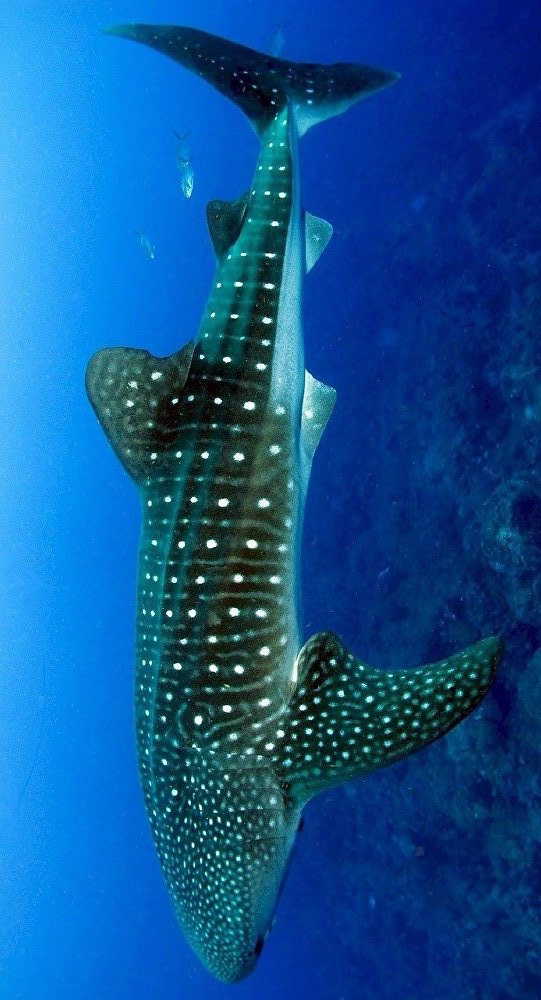
#> input picture imgs/tmp/11659837.jpg, 541 x 1000 px; its folder holds only this picture in this run
$ python convert.py
#> lines starting #> are read from the running program, lines starting #| are printed output that depends on the picture; after the words box and inside, x2 and y2 are one past the last pixel; in counts of white or black regions, pixels touching at a corner belong together
from __future__ import print_function
import cv2
from matplotlib import pyplot as plt
import numpy as np
from os import listdir
from os.path import isfile, join


mypath = './tmp/'

def convert_and_output(filepath, filename):
#> called with filepath = './tmp/11659837.jpg', filename = '11659837.jpg'
    filename = filename.split('.')[0]
    grid = cv2.imread(filepath)
#> grid is the input picture: shape (1000, 541, 3); mean B, G, R 148.3, 83.2, 14.7

    r = 384.0 / grid.shape[1]
#> r = 0.71
    dim = (384, int(grid.shape[0] * r))
#> dim = (384, 709)
    grid = cv2.resize(grid, dim)
#> grid: shape (709, 384, 3)

    grid_gray = cv2.cvtColor(grid, cv2.COLOR_BGR2GRAY)
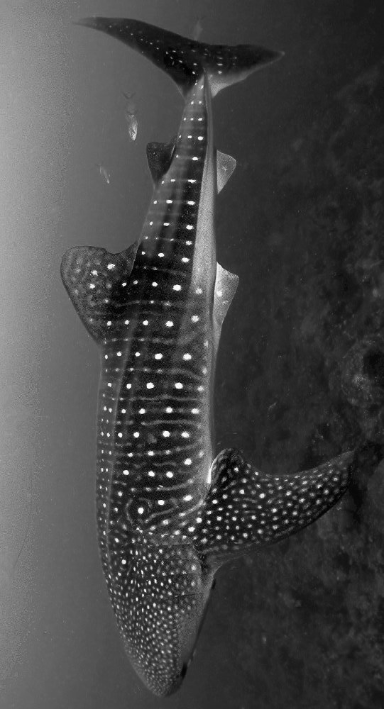
#> grid_gray: shape (709, 384); min 0, max 252, mean 70
    # ret,grid_thresh = cv2.threshold(grid_gray,90,255,cv2.THRESH_BINARY)
    # grid_thresh = cv2.adaptiveThreshold(grid_gray,255,cv2.ADAPTIVE_THRESH_GAUSSIAN_C,cv2.THRESH_BINARY,21,cv2.THRESH_OTSU)
    grid_thresh = cv2.adaptiveThreshold(grid_gray,255,cv2.ADAPTIVE_THRESH_GAUSSIAN_C,cv2.THRESH_BINARY,41,5)
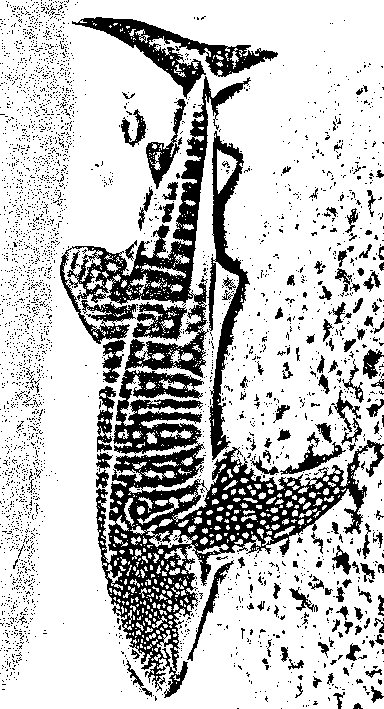
#> grid_thresh: shape (709, 384); 76.8% white; 3237 black regions (3097 under 20 px), largest, box (x1, y1, x2, y2) and area: (60, 76, 384, 698) 33968, (207, 131, 250, 460) 4101, (72, 17, 278, 99) 4075
    grid_thresh = 1*(grid_thresh<120)


    with open('./tmp/output/{0}.bytes'.format(filename), 'wb') as output:

        for line in grid_thresh:
            for pixel in range(0,len(line),8):
                output.write(bytes(line[pixel] | line[pixel+1] <<1| line[pixel+2] <<2|line[pixel+3] <<3|line[pixel+4] <<4|line[pixel+5] <<5| line[pixel+6] <<6|line[pixel+7] <<7))


for f in listdir(mypath):
    filepath = join(mypath, f)
    if isfile(filepath):
        convert_and_output(filepath, f)

$ run again, on imgs/tmp/dog.jpg
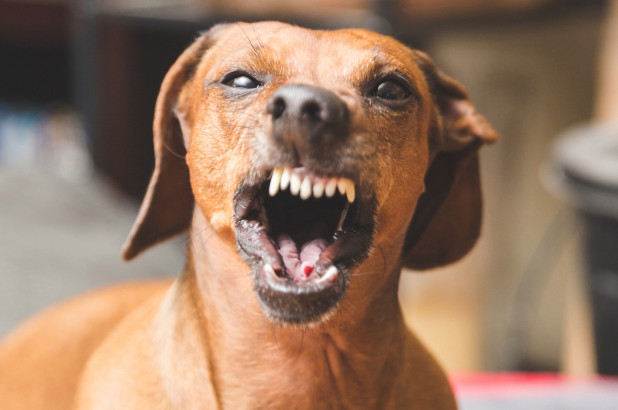
#> input picture imgs/tmp/dog.jpg, 618 x 410 px
#> in convert_and_output, grid is the input picture: shape (410, 618, 3); mean B, G, R 99.7, 120.5, 150.4
#> grid: shape (254, 384, 3)
#> in convert_and_output, `grid_gray = cv2.cvtColor(grid, cv2.COLOR_BGR2GRAY)`:
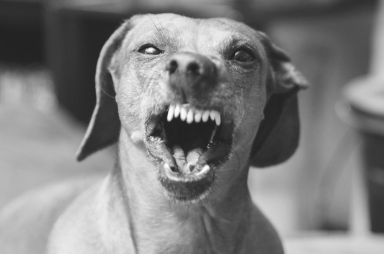
#> grid_gray: shape (254, 384); min 32, max 254, mean 126.9
#> in convert_and_output, `grid_thresh = cv2.adaptiveThreshold(grid_gray,255,cv2.ADAPTIVE_THRESH_..`:
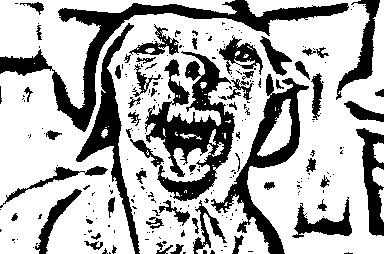
#> grid_thresh: shape (254, 384); 69.6% white; 242 black regions (184 under 20 px), largest, box (x1, y1, x2, y2) and area: (0, 0, 349, 132) 5998, (130, 51, 235, 201) 5861, (211, 74, 309, 254) 3772

$ run again, on imgs/tmp/gatineo.jpg
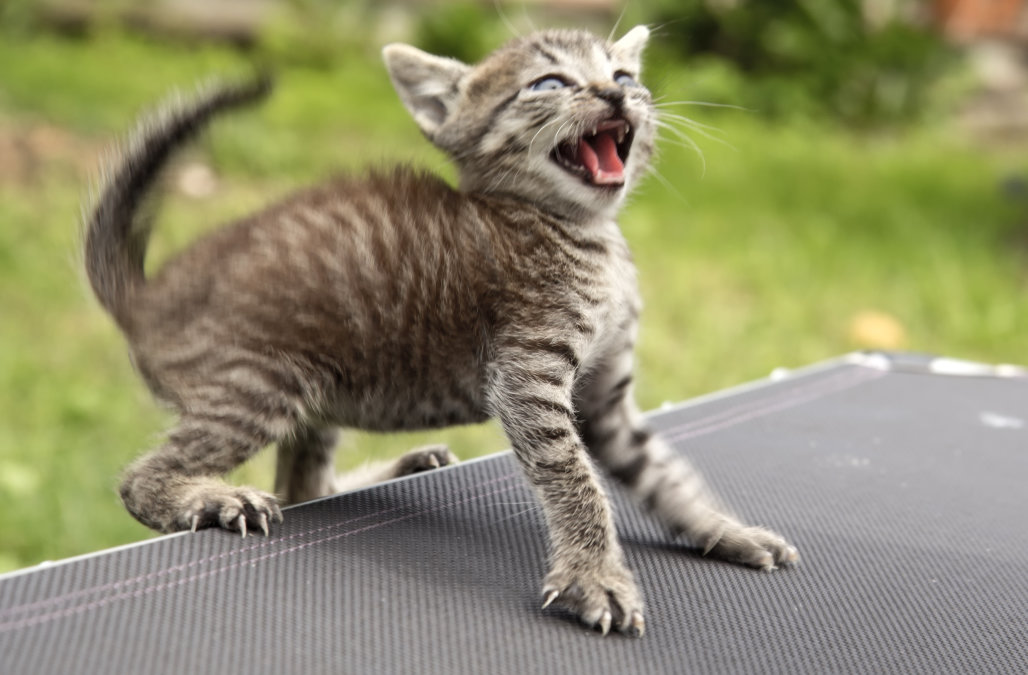
#> input picture imgs/tmp/gatineo.jpg, 1028 x 675 px
#> in convert_and_output, grid is the input picture: shape (675, 1028, 3); mean B, G, R 106.5, 140.3, 142.6
#> grid: shape (252, 384, 3)
#> in convert_and_output, `grid_gray = cv2.cvtColor(grid, cv2.COLOR_BGR2GRAY)`:
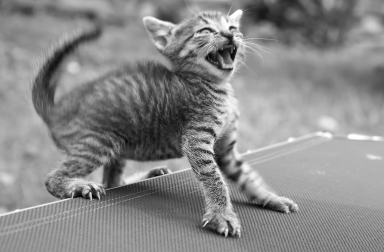
#> grid_gray: shape (252, 384); min 2, max 255, mean 137
#> in convert_and_output, `grid_thresh = cv2.adaptiveThreshold(grid_gray,255,cv2.ADAPTIVE_THRESH_..`:
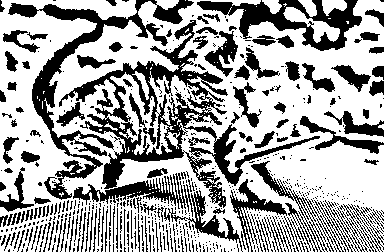
#> grid_thresh: shape (252, 384); 64.3% white; 613 black regions (452 under 20 px), largest, box (x1, y1, x2, y2) and area: (59, 20, 320, 208) 8297, (8, 0, 194, 200) 5148, (197, 0, 362, 51) 3032
